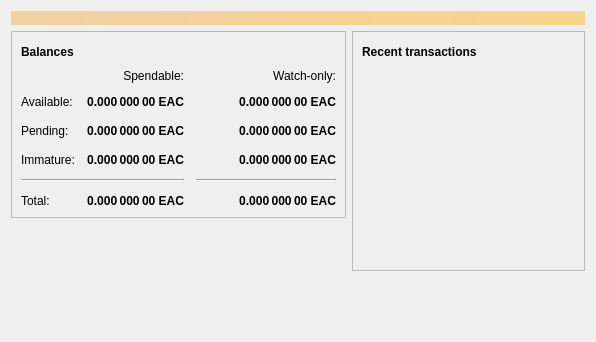
<?xml version="1.0" encoding="UTF-8"?>
<ui version="4.0">
 <class>OverviewPage</class>
 <widget class="QWidget" name="OverviewPage">
  <property name="geometry">
   <rect>
    <x>0</x>
    <y>0</y>
    <width>596</width>
    <height>342</height>
   </rect>
  </property>
  <property name="windowTitle">
   <string>Form</string>
  </property>
  <layout class="QVBoxLayout" name="topLayout">
   <item>
    <widget class="QLabel" name="labelAlerts">
     <property name="visible">
      <bool>false</bool>
     </property>
     <property name="styleSheet">
      <string notr="true">QLabel { background-color: qlineargradient(x1: 0, y1: 0, x2: 1, y2: 0, stop:0 #F0D0A0, stop:1 #F8D488); color:#000000; }</string>
     </property>
     <property name="wordWrap">
      <bool>true</bool>
     </property>
     <property name="margin">
      <number>3</number>
     </property>
     <property name="textInteractionFlags">
      <set>Qt::TextSelectableByMouse</set>
     </property>
    </widget>
   </item>
   <item>
    <layout class="QHBoxLayout" name="horizontalLayout" stretch="1,1">
     <item>
      <layout class="QVBoxLayout" name="verticalLayout_2">
       <item>
        <widget class="QFrame" name="frame">
         <property name="frameShape">
          <enum>QFrame::StyledPanel</enum>
         </property>
         <property name="frameShadow">
          <enum>QFrame::Raised</enum>
         </property>
         <layout class="QVBoxLayout" name="verticalLayout_4">
          <item>
           <layout class="QHBoxLayout" name="horizontalLayout_4">
            <item>
             <widget class="QLabel" name="label_5">
              <property name="font">
               <font>
                <weight>75</weight>
                <bold>true</bold>
               </font>
              </property>
              <property name="text">
               <string>Balances</string>
              </property>
             </widget>
            </item>
            <item>
             <widget class="QPushButton" name="labelWalletStatus">
              <property name="enabled">
               <bool>true</bool>
              </property>
              <property name="maximumSize">
               <size>
                <width>30</width>
                <height>16777215</height>
               </size>
              </property>
              <property name="toolTip">
               <string>The displayed information may be out of date. Your wallet automatically synchronizes with the Earthcoin network after a connection is established, but this process has not completed yet.</string>
              </property>
              <property name="text">
               <string/>
              </property>
              <property name="icon">
               <iconset resource="../bitcoin.qrc">
                <normaloff>:/icons/warning</normaloff>
                <disabledoff>:/icons/warning</disabledoff>:/icons/warning</iconset>
              </property>
              <property name="iconSize">
               <size>
                <width>24</width>
                <height>24</height>
               </size>
              </property>
              <property name="flat">
               <bool>true</bool>
              </property>
             </widget>
            </item>
            <item>
             <spacer name="horizontalSpacer_3">
              <property name="orientation">
               <enum>Qt::Horizontal</enum>
              </property>
              <property name="sizeHint" stdset="0">
               <size>
                <width>40</width>
                <height>20</height>
               </size>
              </property>
             </spacer>
            </item>
           </layout>
          </item>
          <item>
           <layout class="QGridLayout" name="gridLayout">
            <property name="spacing">
             <number>12</number>
            </property>
            <item row="2" column="2">
             <widget class="QLabel" name="labelWatchPending">
              <property name="font">
               <font>
                <weight>75</weight>
                <bold>true</bold>
               </font>
              </property>
              <property name="cursor">
               <cursorShape>IBeamCursor</cursorShape>
              </property>
              <property name="toolTip">
               <string>Unconfirmed transactions to watch-only addresses</string>
              </property>
              <property name="text">
               <string notr="true">0.000 000 00 EAC</string>
              </property>
              <property name="alignment">
               <set>Qt::AlignRight|Qt::AlignTrailing|Qt::AlignVCenter</set>
              </property>
              <property name="textInteractionFlags">
               <set>Qt::LinksAccessibleByMouse|Qt::TextSelectableByKeyboard|Qt::TextSelectableByMouse</set>
              </property>
             </widget>
            </item>
            <item row="2" column="1">
             <widget class="QLabel" name="labelUnconfirmed">
              <property name="font">
               <font>
                <weight>75</weight>
                <bold>true</bold>
               </font>
              </property>
              <property name="cursor">
               <cursorShape>IBeamCursor</cursorShape>
              </property>
              <property name="toolTip">
               <string>Total of transactions that have yet to be confirmed, and do not yet count toward the spendable balance</string>
              </property>
              <property name="text">
               <string notr="true">0.000 000 00 EAC</string>
              </property>
              <property name="alignment">
               <set>Qt::AlignRight|Qt::AlignTrailing|Qt::AlignVCenter</set>
              </property>
              <property name="textInteractionFlags">
               <set>Qt::LinksAccessibleByMouse|Qt::TextSelectableByKeyboard|Qt::TextSelectableByMouse</set>
              </property>
             </widget>
            </item>
            <item row="3" column="2">
             <widget class="QLabel" name="labelWatchImmature">
              <property name="font">
               <font>
                <weight>75</weight>
                <bold>true</bold>
               </font>
              </property>
              <property name="cursor">
               <cursorShape>IBeamCursor</cursorShape>
              </property>
              <property name="toolTip">
               <string>Mined balance in watch-only addresses that has not yet matured</string>
              </property>
              <property name="text">
               <string notr="true">0.000 000 00 EAC</string>
              </property>
              <property name="alignment">
               <set>Qt::AlignRight|Qt::AlignTrailing|Qt::AlignVCenter</set>
              </property>
              <property name="textInteractionFlags">
               <set>Qt::LinksAccessibleByMouse|Qt::TextSelectableByKeyboard|Qt::TextSelectableByMouse</set>
              </property>
             </widget>
            </item>
            <item row="4" column="0" colspan="2">
             <widget class="Line" name="line">
              <property name="orientation">
               <enum>Qt::Horizontal</enum>
              </property>
             </widget>
            </item>
            <item row="4" column="2">
             <widget class="Line" name="lineWatchBalance">
              <property name="sizePolicy">
               <sizepolicy hsizetype="Preferred" vsizetype="Fixed">
                <horstretch>0</horstretch>
                <verstretch>0</verstretch>
               </sizepolicy>
              </property>
              <property name="minimumSize">
               <size>
                <width>140</width>
                <height>0</height>
               </size>
              </property>
              <property name="orientation">
               <enum>Qt::Horizontal</enum>
              </property>
             </widget>
            </item>
            <item row="5" column="0">
             <widget class="QLabel" name="labelTotalText">
              <property name="text">
               <string>Total:</string>
              </property>
             </widget>
            </item>
            <item row="3" column="1">
             <widget class="QLabel" name="labelImmature">
              <property name="font">
               <font>
                <weight>75</weight>
                <bold>true</bold>
               </font>
              </property>
              <property name="cursor">
               <cursorShape>IBeamCursor</cursorShape>
              </property>
              <property name="toolTip">
               <string>Mined balance that has not yet matured</string>
              </property>
              <property name="text">
               <string notr="true">0.000 000 00 EAC</string>
              </property>
              <property name="alignment">
               <set>Qt::AlignRight|Qt::AlignTrailing|Qt::AlignVCenter</set>
              </property>
              <property name="textInteractionFlags">
               <set>Qt::LinksAccessibleByMouse|Qt::TextSelectableByKeyboard|Qt::TextSelectableByMouse</set>
              </property>
             </widget>
            </item>
            <item row="2" column="3">
             <spacer name="horizontalSpacer_2">
              <property name="orientation">
               <enum>Qt::Horizontal</enum>
              </property>
              <property name="sizeHint" stdset="0">
               <size>
                <width>40</width>
                <height>20</height>
               </size>
              </property>
             </spacer>
            </item>
            <item row="3" column="0">
             <widget class="QLabel" name="labelImmatureText">
              <property name="text">
               <string>Immature:</string>
              </property>
             </widget>
            </item>
            <item row="5" column="1">
             <widget class="QLabel" name="labelTotal">
              <property name="font">
               <font>
                <weight>75</weight>
                <bold>true</bold>
               </font>
              </property>
              <property name="cursor">
               <cursorShape>IBeamCursor</cursorShape>
              </property>
              <property name="toolTip">
               <string>Your current total balance</string>
              </property>
              <property name="text">
               <string notr="true">0.000 000 00 EAC</string>
              </property>
              <property name="alignment">
               <set>Qt::AlignRight|Qt::AlignTrailing|Qt::AlignVCenter</set>
              </property>
              <property name="textInteractionFlags">
               <set>Qt::LinksAccessibleByMouse|Qt::TextSelectableByKeyboard|Qt::TextSelectableByMouse</set>
              </property>
             </widget>
            </item>
            <item row="5" column="2">
             <widget class="QLabel" name="labelWatchTotal">
              <property name="font">
               <font>
                <weight>75</weight>
                <bold>true</bold>
               </font>
              </property>
              <property name="cursor">
               <cursorShape>IBeamCursor</cursorShape>
              </property>
              <property name="toolTip">
               <string>Current total balance in watch-only addresses</string>
              </property>
              <property name="text">
               <string notr="true">0.000 000 00 EAC</string>
              </property>
              <property name="alignment">
               <set>Qt::AlignRight|Qt::AlignTrailing|Qt::AlignVCenter</set>
              </property>
              <property name="textInteractionFlags">
               <set>Qt::LinksAccessibleByMouse|Qt::TextSelectableByKeyboard|Qt::TextSelectableByMouse</set>
              </property>
             </widget>
            </item>
            <item row="0" column="2">
             <widget class="QLabel" name="labelWatchonly">
              <property name="text">
               <string>Watch-only:</string>
              </property>
              <property name="alignment">
               <set>Qt::AlignRight|Qt::AlignTrailing|Qt::AlignVCenter</set>
              </property>
             </widget>
            </item>
            <item row="1" column="0">
             <widget class="QLabel" name="labelBalanceText">
              <property name="text">
               <string>Available:</string>
              </property>
             </widget>
            </item>
            <item row="1" column="1">
             <widget class="QLabel" name="labelBalance">
              <property name="font">
               <font>
                <weight>75</weight>
                <bold>true</bold>
               </font>
              </property>
              <property name="cursor">
               <cursorShape>IBeamCursor</cursorShape>
              </property>
              <property name="toolTip">
               <string>Your current spendable balance</string>
              </property>
              <property name="text">
               <string notr="true">0.000 000 00 EAC</string>
              </property>
              <property name="alignment">
               <set>Qt::AlignRight|Qt::AlignTrailing|Qt::AlignVCenter</set>
              </property>
              <property name="textInteractionFlags">
               <set>Qt::LinksAccessibleByMouse|Qt::TextSelectableByKeyboard|Qt::TextSelectableByMouse</set>
              </property>
             </widget>
            </item>
            <item row="1" column="2">
             <widget class="QLabel" name="labelWatchAvailable">
              <property name="font">
               <font>
                <weight>75</weight>
                <bold>true</bold>
               </font>
              </property>
              <property name="cursor">
               <cursorShape>IBeamCursor</cursorShape>
              </property>
              <property name="toolTip">
               <string>Your current balance in watch-only addresses</string>
              </property>
              <property name="text">
               <string notr="true">0.000 000 00 EAC</string>
              </property>
              <property name="alignment">
               <set>Qt::AlignRight|Qt::AlignTrailing|Qt::AlignVCenter</set>
              </property>
              <property name="textInteractionFlags">
               <set>Qt::LinksAccessibleByMouse|Qt::TextSelectableByKeyboard|Qt::TextSelectableByMouse</set>
              </property>
             </widget>
            </item>
            <item row="2" column="0">
             <widget class="QLabel" name="labelPendingText">
              <property name="text">
               <string>Pending:</string>
              </property>
             </widget>
            </item>
            <item row="0" column="1">
             <widget class="QLabel" name="labelSpendable">
              <property name="text">
               <string>Spendable:</string>
              </property>
              <property name="alignment">
               <set>Qt::AlignRight|Qt::AlignTrailing|Qt::AlignVCenter</set>
              </property>
             </widget>
            </item>
           </layout>
          </item>
         </layout>
        </widget>
       </item>
       <item>
        <spacer name="verticalSpacer">
         <property name="orientation">
          <enum>Qt::Vertical</enum>
         </property>
         <property name="sizeHint" stdset="0">
          <size>
           <width>20</width>
           <height>40</height>
          </size>
         </property>
        </spacer>
       </item>
      </layout>
     </item>
     <item>
      <layout class="QVBoxLayout" name="verticalLayout_3">
       <item>
        <widget class="QFrame" name="frame_2">
         <property name="frameShape">
          <enum>QFrame::StyledPanel</enum>
         </property>
         <property name="frameShadow">
          <enum>QFrame::Raised</enum>
         </property>
         <layout class="QVBoxLayout" name="verticalLayout">
          <item>
           <layout class="QHBoxLayout" name="horizontalLayout_2">
            <item>
             <widget class="QLabel" name="label_4">
              <property name="font">
               <font>
                <weight>75</weight>
                <bold>true</bold>
               </font>
              </property>
              <property name="text">
               <string>Recent transactions</string>
              </property>
             </widget>
            </item>
            <item>
             <widget class="QPushButton" name="labelTransactionsStatus">
              <property name="enabled">
               <bool>true</bool>
              </property>
              <property name="maximumSize">
               <size>
                <width>30</width>
                <height>16777215</height>
               </size>
              </property>
              <property name="toolTip">
               <string>The displayed information may be out of date. Your wallet automatically synchronizes with the Earthcoin network after a connection is established, but this process has not completed yet.</string>
              </property>
              <property name="text">
               <string/>
              </property>
              <property name="icon">
               <iconset resource="../bitcoin.qrc">
                <normaloff>:/icons/warning</normaloff>
                <disabledoff>:/icons/warning</disabledoff>:/icons/warning</iconset>
              </property>
              <property name="iconSize">
               <size>
                <width>24</width>
                <height>24</height>
               </size>
              </property>
              <property name="flat">
               <bool>true</bool>
              </property>
             </widget>
            </item>
            <item>
             <spacer name="horizontalSpacer">
              <property name="orientation">
               <enum>Qt::Horizontal</enum>
              </property>
              <property name="sizeHint" stdset="0">
               <size>
                <width>40</width>
                <height>20</height>
               </size>
              </property>
             </spacer>
            </item>
           </layout>
          </item>
          <item>
           <widget class="QListView" name="listTransactions">
            <property name="styleSheet">
             <string notr="true">QListView { background: transparent; }</string>
            </property>
            <property name="frameShape">
             <enum>QFrame::NoFrame</enum>
            </property>
            <property name="verticalScrollBarPolicy">
             <enum>Qt::ScrollBarAlwaysOff</enum>
            </property>
            <property name="horizontalScrollBarPolicy">
             <enum>Qt::ScrollBarAlwaysOff</enum>
            </property>
            <property name="selectionMode">
             <enum>QAbstractItemView::NoSelection</enum>
            </property>
           </widget>
          </item>
         </layout>
        </widget>
       </item>
       <item>
        <spacer name="verticalSpacer_2">
         <property name="orientation">
          <enum>Qt::Vertical</enum>
         </property>
         <property name="sizeHint" stdset="0">
          <size>
           <width>20</width>
           <height>40</height>
          </size>
         </property>
        </spacer>
       </item>
      </layout>
     </item>
    </layout>
   </item>
  </layout>
 </widget>
 <resources/>
 <connections/>
</ui>
